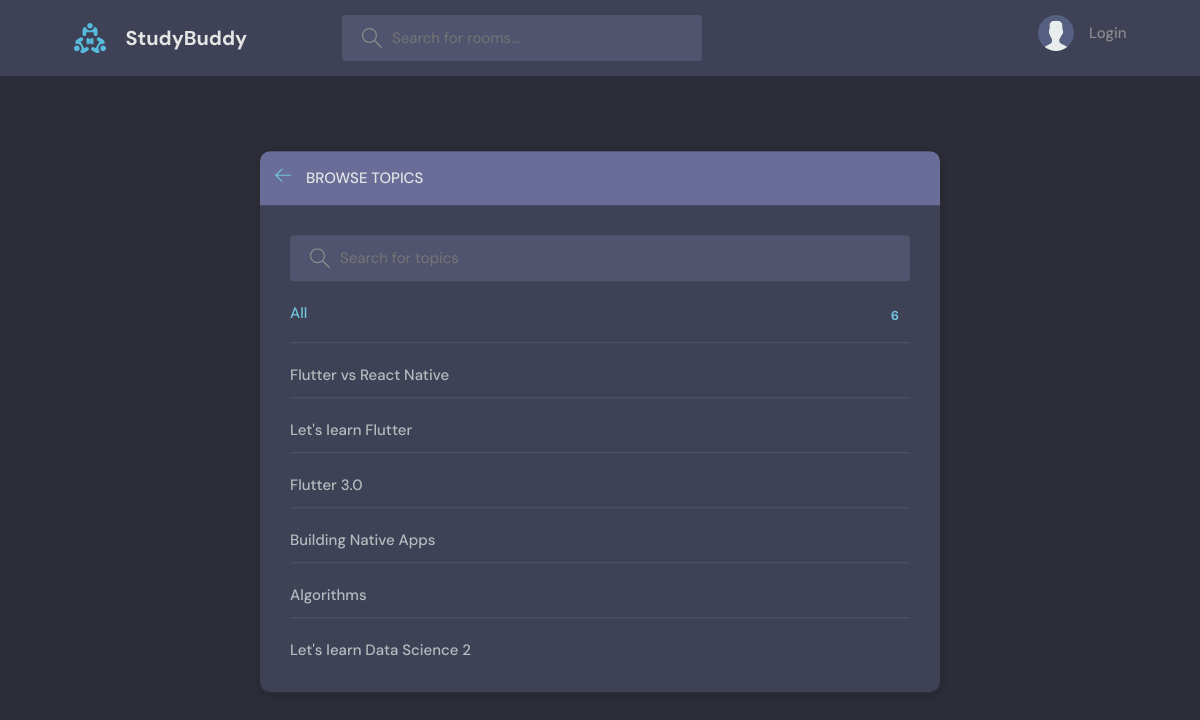
/topics/, run on an earlier commit of the app's database.
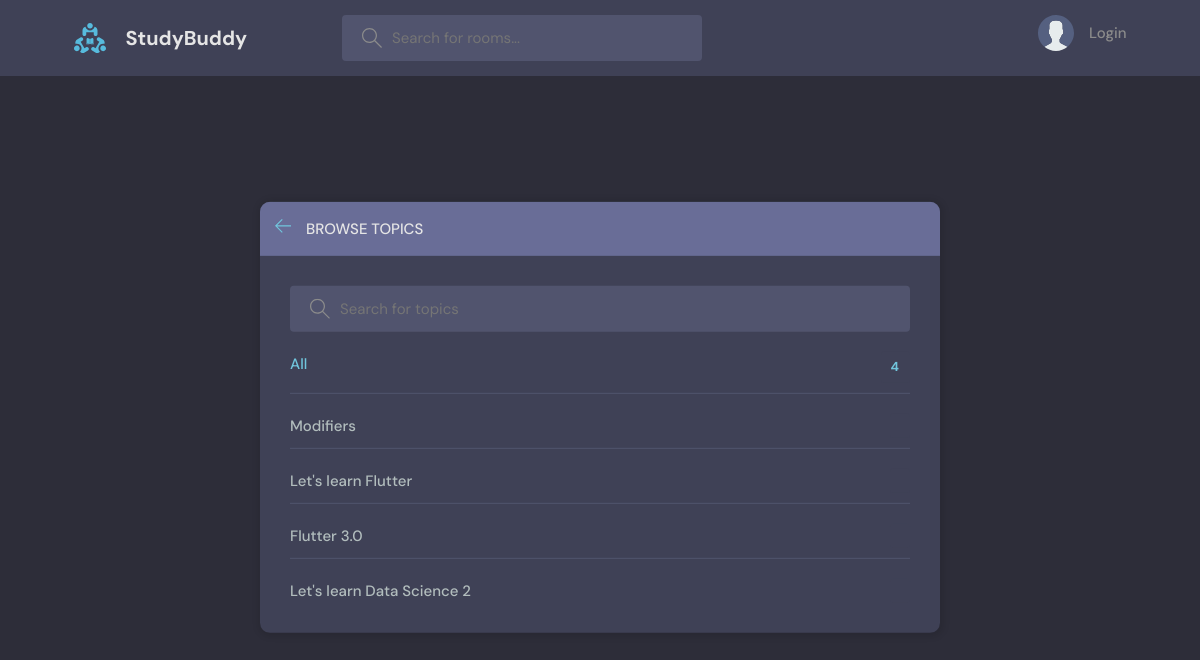
And on a later commit of the database.
### base/models.py (models this page shows, shortened)
class Room(models.Model):
    host = models.ForeignKey(User, on_delete=models.SET_NULL, null=True)
    topic = models.ForeignKey(Topic, on_delete=models.SET_NULL, null=True)
    name = models.CharField(max_length=200)
    description = models.TextField(null=True, blank=True)
    participants = models.ManyToManyField(User, related_name='participants', blank=True)
    updated = models.DateTimeField(auto_now=True)
    created = models.DateTimeField(auto_now_add=True)
    class Meta:
        ordering = ['-updated', '-created'] # ordering the latest to be ontop

### base/views.py (the view)
# urls.py: path('topics/', views.topicsPage, name="topics"),
def topicsPage(request):
    q = request.GET.get('q') if request.GET.get('q') != None else '' # create a variable to get whatever we pass on the URL
    topics  = Room.objects.filter(
        Q(name__icontains=q)
    )
    context = {'topics': topics}
    return render(request, 'base/topics.html', context)

### base/templates/base/topics.html (shortened to what this page needs)
{% extends 'main.html' %}
{% block content %}
<main class="create-room layout">
    <div class="container">
      <div class="layout__box">
        <div class="layout__boxHeader">
          <div class="layout__boxTitle">
            <a href="{{ request.META.HTTP_REFERER }}">
              <svg version="1.1" xmlns="http://www.w3.org/2000/svg" width="32" height="32" viewBox="0 0 32 32">
                <title>arrow-left</title>
                <path
                  d="M13.723 2.286l-13.723 13.714 13.719 13.714 1.616-1.611-10.96-10.96h27.625v-2.286h-27.625l10.965-10.965-1.616-1.607z"
                ></path>
              </svg>
            </a>
            <h3>Browse Topics</h3>
          </div>
        </div>
        <div class="topics-page layout__body">
          <form class="header__search" method="get">
            <label>
              <input type="text" name="q" placeholder="Search for topics" />
            </label>
          </form>
          <ul class="topics__list">
            <li>
              <a href="/" class="active">All <span>{{topics.count}}</span></a>
            </li>
            {% for topic in topics %}
            <li>
              <a href="{% url 'home' %}?q={{topic.name}}">{{topic.name}} <span>{{topic.room_set.count}}</span></a>
            </li>
            {% endfor %}
          </ul>
        </div>
      </div>
    </div>
</main>
{% endblock %}

### templates/main.html (shortened to what this page needs)
{% load static %}
<!DOCTYPE html>
<html lang="en">
<head>
    <link rel="stylesheet" href="{% static 'styles/style.css' %}">
</head>
<body>
    {% include 'navbar.html' %}
    {% block content %}
    {% endblock %}
</body>
</html>

### templates/navbar.html (shortened to what this page needs)
{% load static %}
<header class="header header--loggedIn">
    <div class="container">
        <a href="{% url 'home' %}" class="header__logo">
        <img src="{% static 'images/logo.svg' %}"/>
        <h1>StudyBuddy</h1>
        </a>
        <form class="header__search" action="{% url 'home' %}" method="get">
        <label>
            <input type="text" name="q" placeholder="Search for rooms..." />
        </label>
        </form>
        <nav class="header__menu">
            {% if request.user.is_authenticated %}
            <div class="header__user">
                <a href="{% url 'update-user' %}">
                <div class="avatar avatar--medium active">
                    <img src="{{ request.user.avatar.url }}" />
                </div>
                <p>{{ request.user.name }}<span>@{{ request.user }}</span></p>
                </a>
                <button class="dropdown-button">
                <svg version="1.1" xmlns="http://www.w3.org/2000/svg" width="32" height="32" viewBox="0 0 32 32">
                    <title>chevron-down</title>
                    <path d="M16 21l-13-13h-3l16 16 16-16h-3l-13 13z"></path>
                </svg>
                </button>
            </div>
            <div class="dropdown-menu">
                <a href="{% url 'update-user' %}" class="dropdown-link"
                ><svg version="1.1" xmlns="http://www.w3.org/2000/svg" width="32" height="32" viewBox="0 0 32 32">
                    <title>tools</title>
                    <path
                    d="M27.465 32c-1.211 0-2.35-0.471-3.207-1.328l-9.392-9.391c-2.369 0.898-4.898 0.951-7.355 0.15-3.274-1.074-5.869-3.67-6.943-6.942-0.879-2.682-0.734-5.45 0.419-8.004 0.135-0.299 0.408-0.512 0.731-0.572 0.32-0.051 0.654 0.045 0.887 0.277l5.394 5.395 3.586-3.586-5.394-5.395c-0.232-0.232-0.336-0.564-0.276-0.887s0.272-0.596 0.572-0.732c2.552-1.152 5.318-1.295 8.001-0.418 3.274 1.074 5.869 3.67 6.943 6.942 0.806 2.457 0.752 4.987-0.15 7.358l9.392 9.391c0.844 0.842 1.328 2.012 1.328 3.207-0 2.5-2.034 4.535-4.535 4.535zM15.101 19.102c0.26 0 0.516 0.102 0.707 0.293l9.864 9.863c0.479 0.479 1.116 0.742 1.793 0.742 1.398 0 2.535-1.137 2.535-2.535 0-0.668-0.27-1.322-0.742-1.793l-9.864-9.863c-0.294-0.295-0.376-0.74-0.204-1.119 0.943-2.090 1.061-4.357 0.341-6.555-0.863-2.631-3.034-4.801-5.665-5.666-1.713-0.561-3.468-0.609-5.145-0.164l4.986 4.988c0.391 0.391 0.391 1.023 0 1.414l-5 5c-0.188 0.188-0.441 0.293-0.707 0.293s-0.52-0.105-0.707-0.293l-4.987-4.988c-0.45 1.682-0.397 3.436 0.164 5.146 0.863 2.631 3.034 4.801 5.665 5.666 2.2 0.721 4.466 0.604 6.555-0.342 0.132-0.059 0.271-0.088 0.411-0.088z"
                    ></path>
                </svg>
                Settings</a
                >
                <a href="{% url 'logout' %}" class="dropdown-link"
                ><svg version="1.1" xmlns="http://www.w3.org/2000/svg" width="32" height="32" viewBox="0 0 32 32">
                    <title>sign-out</title>
                    <path
                    d="M3 0h22c0.553 0 1 0 1 0.553l-0 3.447h-2v-2h-20v28h20v-2h2l0 3.447c0 0.553-0.447 0.553-1 0.553h-22c-0.553 0-1-0.447-1-1v-30c0-0.553 0.447-1 1-1z"
                    ></path>
                    <path
                    d="M21.879 21.293l1.414 1.414 6.707-6.707-6.707-6.707-1.414 1.414 4.293 4.293h-14.172v2h14.172l-4.293 4.293z"
                    ></path>
                </svg>
                Logout</a
                >
            </div>
            {% else %}
            <a href="{% url 'login' %}">
                <img src="{% static 'images/avatar.svg' %}" />
                <p>Login</p>
            </a>
            {% endif %}
        </nav>
    </div>
</header>

### static/styles/style.css (style rules this page uses)
:root { --color-main: #71c6dd; --color-main-light: #e1f6fb; --color-dark: #3f4156; --color-dark-medium: #51546e; --color-dark-light: #696d97; --color-light: #e5e5e5; --color-gray: #8b8b8b; --color-light-gray: #b2bdbd; --color-bg: #2d2d39; --color-success: #5dd693; --color-error: #fc4b0b; }
* { font-family: "DM Sans", -apple-system, BlinkMacSystemFont, "Segoe UI", Roboto, Oxygen, Ubuntu, Cantarell, "Open Sans", "Helvetica Neue", sans-serif; margin: 0; padding: 0; box-sizing: border-box; text-rendering: optimizeLegibility; font-size: inherit; }
html { font-size: 56.25%; }
@media only screen and (min-width: 1200px) { html { font-size: 62.5%; } }
body { line-height: 1.6; font-weight: 400; font-size: 1.5rem; color: var(--color-light-gray); background-color: var(--color-bg); min-height: 100vh; }
img { width: 100%; }
a { display: inline-block; color: var(--color-main); text-decoration: none; }
.container { max-width: 120rem; width: 90%; margin: auto; }
.header { padding: 1.5rem; background-color: var(--color-dark); }
.header > .container { display: flex; gap: 9.5rem; }
.header__logo, .header__user { display: flex; gap: 2rem; align-items: center; }
.header__logo > img { height: 3.2rem; width: 3.2rem; }
.header__logo > h1 { font-weight: 700; font-size: 2rem; color: var(--color-light); }
.header__search > label { background-color: var(--color-dark-medium); padding: 1.3rem 1rem; display: flex; align-items: center; gap: 1rem; border-radius: 4px; }
.header__search svg { fill: var(--color-gray); width: 2rem; height: 2rem; margin-left: 1rem; }
.header__search input { width: 30rem; background: transparent; border: none; outline: none; color: var(--color-light); }
.header__menu { margin-left: auto; position: relative; }
.header__menu a { display: flex; gap: 1.5rem; align-items: center; font-weight: 500; text-decoration: none; color: var(--color-gray); }
.header__menu img { height: 3.6rem; }
.header__menu p { line-height: 1.2; }
.layout { margin-top: 2.4rem; }
.layout > .container { display: flex; justify-content: space-between; align-items: flex-start; }
.layout__box { width: 90%; max-width: 48rem; min-height: 20rem; position: absolute; top: 50%; left: 50%; transform: translate(-50%, -46%); background-color: var(--color-dark); border-radius: 1rem; box-shadow: 1px 1px 6px 3px rgba(0, 0, 0, 0.1); overflow: hidden; }
.layout__boxHeader { display: flex; padding: 1.5rem; background-color: var(--color-dark-light); }
.layout__boxTitle { display: flex; gap: 1.5rem; align-items: center; }
.layout__boxTitle h3 { text-transform: uppercase; font-weight: 500; color: var(--color-light); }
.layout__boxTitle svg { width: 1.6rem; height: 1.6rem; fill: var(--color-main); }
.layout__body { margin: 3rem; }
.topics__list { list-style: none; }
.topics__list li a { display: flex; justify-content: space-between; margin-bottom: 3rem; font-weight: 500; color: var(--color-light-gray); transition: all 0.3s ease-in-out; }
.topics__list li a.active, .topics__list li a:hover { color: var(--color-main); }
.topics__list li a span { padding: 0.5rem 1rem; background-color: var(--color-dark); border-radius: 3px; font-size: 1.3rem; font-weight: 700; letter-spacing: 1px; }
.topics-page .topics__list li:not(:last-child) a { margin: 2rem 0; padding-bottom: 1rem; text-decoration: none; border-bottom: 1px solid var(--color-dark-medium); }
.topics-page .header__search { display: block; }
.create-room.layout .layout__box { max-width: 68rem; }

What changed in the data, as far as the page shows it:
removed Room: name "Flutter vs React Native"
removed Room: name "Building Native Apps"
removed Room: name "Algorithms"
added Room: name "Modifiers"
Also different on the page:
{{ topics.count }}: "6" → "4"
